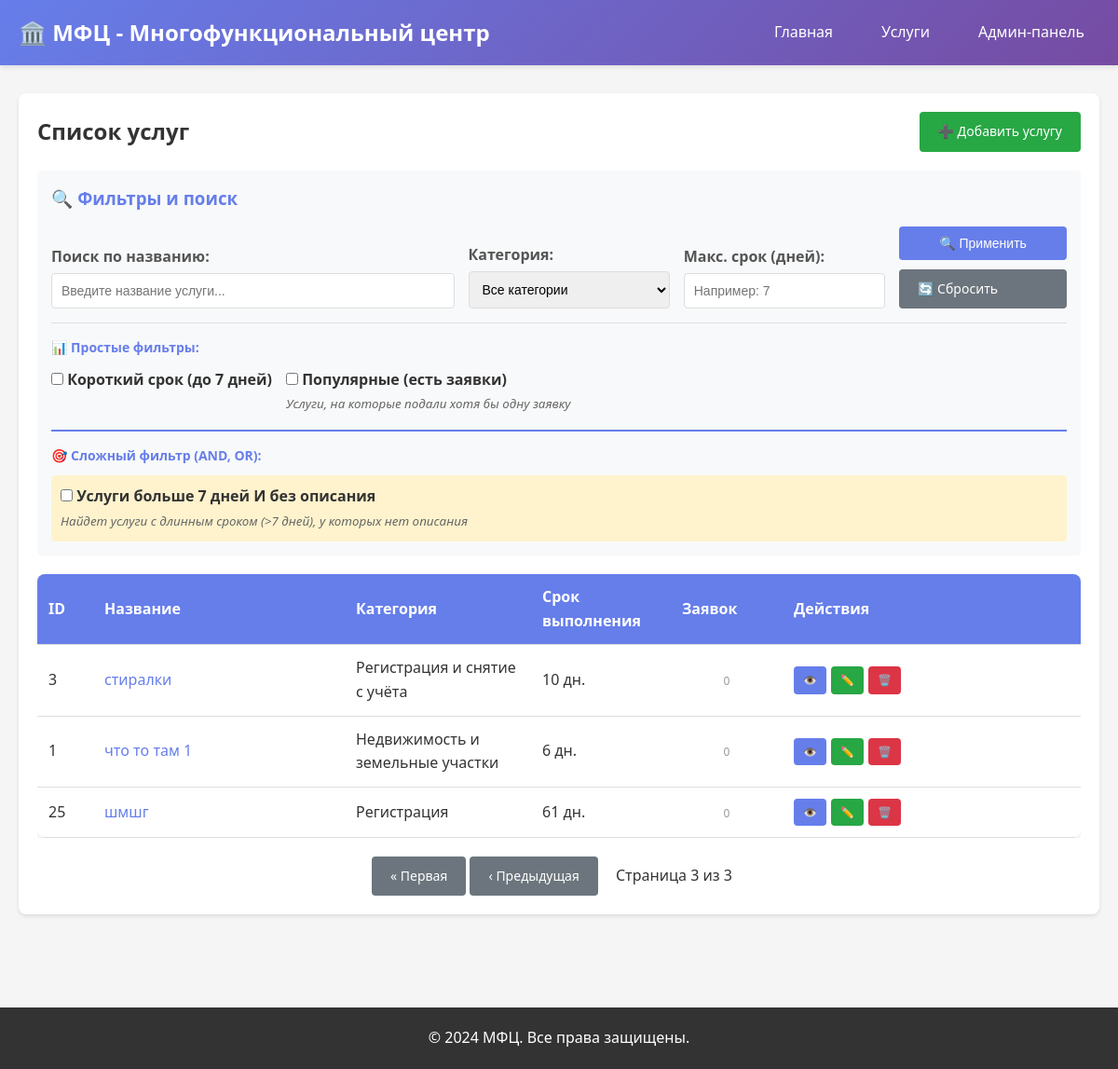
/services/?page=3, run on the app's committed database.
### mfc/models.py (models this page shows, shortened)
class Service(models.Model):
    name = models.CharField(
        max_length=200,
        verbose_name='Название услуги'
    )
    description = models.TextField(
        verbose_name='Описание',
        blank=True,
        null=True
    )
    category = models.ForeignKey(
        ServiceCategory,
        on_delete=models.CASCADE,
        verbose_name='Категория',
        related_name='services'
    )
    duration_days = models.PositiveIntegerField(
        verbose_name='Срок выполнения (дней)',
        validators=[MinValueValidator(1)],
        default=1  # type: ignore
    )
    offices = models.ManyToManyField(
        'MFCOffice',
        related_name='services',
        verbose_name='Отделения МФЦ',
        blank=True,
        help_text='Отделения, где предоставляется данная услуга'
    )
    history = HistoricalRecords()
    class Meta:
        verbose_name = 'Услуга'
        verbose_name_plural = 'Услуги'
        ordering = ['name']

class ServiceCategory(models.Model):
    name = models.CharField(
        max_length=200,
        verbose_name='Название категории',
        unique=True
    )
    description = models.TextField(
        verbose_name='Описание',
        blank=True,
        null=True
    )
    class Meta:
        verbose_name = 'Категория услуги'
        verbose_name_plural = 'Категории услуг'
        ordering = ['name']

### mfc/views.py (the view)
# urls.py: path('services/', views.ServiceListView.as_view(), name='service_list'),
class ServiceListView(ListView):
    model = Service
    template_name = 'mfc/service_list.html'
    context_object_name = 'services'
    paginate_by = 10
    def get_queryset(self):
        queryset = Service.objects.select_related('category').prefetch_related('requests').all()
        search_query = self.request.GET.get('search', '')
        if search_query:
            queryset = queryset.filter(name__icontains=search_query)
        category_id = self.request.GET.get('category', '')
        if category_id:
            queryset = queryset.filter(category_id=category_id)
        duration_max = self.request.GET.get('duration_max', '')
        if duration_max:
            try:
                queryset = queryset.filter(duration_days__lte=int(duration_max))
            except ValueError:
                pass
        short_duration = self.request.GET.get('short_duration', '')
        popular = self.request.GET.get('popular', '')
        if short_duration == 'on' and popular != 'on':
            queryset = queryset.filter(duration_days__lte=7)
        elif popular == 'on' and short_duration != 'on':
            queryset = queryset.filter(requests__isnull=False).distinct()
        elif short_duration == 'on' and popular == 'on':
            q_objects = Q(duration_days__lte=7) | Q(requests__isnull=False)
            queryset = queryset.filter(q_objects).distinct()
        complex_filter2 = self.request.GET.get('complex_filter2', '')
        if complex_filter2 == 'on':
            q_complex2 = Q(duration_days__gt=7) & (
                Q(description__isnull=True) | Q(description='')
            )
            queryset = queryset.filter(q_complex2).distinct()
        return queryset
    def get_context_data(self, **kwargs):
        context = super().get_context_data(**kwargs)
        from .models import ServiceCategory
        context['categories'] = ServiceCategory.objects.all()
        context['search_query'] = self.request.GET.get('search', '')
        context['selected_category'] = self.request.GET.get('category', '')
        context['duration_max'] = self.request.GET.get('duration_max', '')
        context['short_duration'] = self.request.GET.get('short_duration', '')
        context['popular'] = self.request.GET.get('popular', '')
        context['complex_filter2'] = self.request.GET.get('complex_filter2', '')
        query_dict = self.request.GET.copy()
        if 'page' in query_dict:
            del query_dict['page']
        context['query_string'] = query_dict.urlencode()
        return context

### mfc/templates/mfc/service_list.html (shortened to what this page needs)
{% extends 'mfc/base.html' %}
{% block content %}
<div class="card">
    <div style="display: flex; justify-content: space-between; align-items: center; margin-bottom: 20px;">
        <h2>Список услуг</h2>
        <a href="{% url 'mfc:service_create' %}" class="btn btn-success">➕ Добавить услугу</a>
    </div>
    <div style="margin-bottom: 20px; padding: 15px; background: #f8f9fa; border-radius: 4px;">
        <h3 style="margin-top: 0; margin-bottom: 15px; color: #667eea;">🔍 Фильтры и поиск</h3>
        <form method="get">
            <div style="display: grid; grid-template-columns: 2fr 1fr 1fr 180px; gap: 15px; align-items: end;">
                <div class="form-group" style="margin-bottom: 0; min-width: 0;">
                    <label for="search"><strong>Поиск по названию:</strong></label>
                    <input type="text" name="search" id="search" class="form-control"
                           value="{{ search_query }}" placeholder="Введите название услуги...">
                </div>
                <div class="form-group" style="margin-bottom: 0; min-width: 0;">
                    <label for="category"><strong>Категория:</strong></label>
                    <select name="category" id="category" class="form-control">
                        <option value="">Все категории</option>
                    </select>
                </div>
                <div class="form-group" style="margin-bottom: 0; min-width: 0;">
                    <label for="duration_max"><strong>Макс. срок (дней):</strong></label>
                    <input type="number" name="duration_max" id="duration_max" class="form-control"
                           value="{{ duration_max }}" placeholder="Например: 7" min="1">
                </div>
                <div style="display: flex; flex-direction: column; gap: 10px; min-width: 180px;">
                    <button type="submit" class="btn btn-primary" style="white-space: nowrap; width: 100%;">🔍 Применить</button>
                    <a href="{% url 'mfc:service_list' %}" class="btn btn-secondary" style="white-space: nowrap; width: 100%;">🔄 Сбросить</a>
                </div>
            </div>
            <div style="margin-top: 15px; padding-top: 15px; border-top: 1px solid #dee2e6;">
                <h4 style="margin-bottom: 10px; color: #667eea; font-size: 14px;">📊 Простые фильтры:</h4>
                <div style="display: flex; flex-wrap: wrap; gap: 15px;">
                    <div class="form-check" style="flex: 0 0 auto;">
                        <input type="checkbox" name="short_duration" id="short_duration" class="form-check-input"
                               {% if short_duration %}checked{% endif %}>
                        <label class="form-check-label" for="short_duration" style="cursor: pointer;">
                            <strong>Короткий срок (до 7 дней)</strong>
                        </label>
                    </div>
                    <div class="form-check" style="flex: 0 0 auto;">
                        <input type="checkbox" name="popular" id="popular" class="form-check-input"
                               {% if popular %}checked{% endif %}>
                        <label class="form-check-label" for="popular" style="cursor: pointer;">
                            <strong>Популярные (есть заявки)</strong>
                            <br>
                            <small style="color: #666; font-style: italic; font-weight: normal;">
                                Услуги, на которые подали хотя бы одну заявку
                            </small>
                        </label>
                    </div>
                </div>
            </div>
            <div style="margin-top: 15px; padding-top: 15px; border-top: 2px solid #667eea;">
                <h4 style="margin-bottom: 10px; color: #667eea; font-size: 14px;">🎯 Сложный фильтр (AND, OR):</h4>
                <div class="form-check" style="background: #fff3cd; padding: 10px; border-radius: 4px;">
                    <input type="checkbox" name="complex_filter2" id="complex_filter2" class="form-check-input"
                           {% if complex_filter2 %}checked{% endif %}>
                    <label class="form-check-label" for="complex_filter2" style="cursor: pointer;">
                        <strong>Услуги больше 7 дней И без описания</strong>
                        <br>
                        <small style="color: #666; font-style: italic;">
                            Найдет услуги с длинным сроком (>7 дней), у которых нет описания
                        </small>
                    </label>
                </div>
            </div>
        </form>
    </div>
    {% if services %}
        <div style="overflow-x: auto;">
            <table style="width: 100%; table-layout: fixed;">
                <thead>
                    <tr>
                        <th style="width: 60px;">ID</th>
                        <th style="width: auto;">Название</th>
                        <th style="width: 200px;">Категория</th>
                        <th style="width: 150px;">Срок выполнения</th>
                        <th style="width: 120px;">Заявок</th>
                        <th style="width: 320px;">Действия</th>
                    </tr>
                </thead>
                <tbody>
                    {% for service in services %}
                        <tr>
                            <td>{{ service.id }}</td>
                            <td style="overflow: hidden; text-overflow: ellipsis;">
                                <a href="{% url 'mfc:service_detail' service.pk %}" style="color: #667eea; text-decoration: none;">
                                    {{ service.name }}
                                </a>
                            </td>
                            <td style="overflow: hidden; text-overflow: ellipsis;">{{ service.category.name }}</td>
                            <td>{{ service.duration_days }} дн.</td>
                            <td style="text-align: center;">
                                {% with request_count=service.requests.count %}
                                    {% if request_count > 0 %}
                                        <span style="background: #28a745; color: white; padding: 4px 8px; border-radius: 12px; font-size: 12px; font-weight: bold;">
                                            {{ request_count }}
                                        </span>
                                    {% else %}
                                        <span style="color: #999; font-size: 12px;">0</span>
                                    {% endif %}
                                {% endwith %}
                            </td>
                            <td style="white-space: nowrap;">
                                <div style="display: flex; gap: 5px; flex-wrap: nowrap;">
                                    <a href="{% url 'mfc:service_detail' service.pk %}" class="btn btn-primary" style="padding: 5px 10px; font-size: 12px; flex-shrink: 0;">👁️</a>
                                    <a href="{% url 'mfc:service_update' service.pk %}" class="btn btn-success" style="padding: 5px 10px; font-size: 12px; flex-shrink: 0;">✏️</a>
                                    <a href="{% url 'mfc:service_delete' service.pk %}" class="btn btn-danger" style="padding: 5px 10px; font-size: 12px; flex-shrink: 0;">🗑️</a>
                                </div>
                            </td>
                        </tr>
                    {% endfor %}
                </tbody>
            </table>
        </div>
        {% if is_paginated %}
            <div style="margin-top: 20px; text-align: center;">
                {% if page_obj.has_previous %}
                    <a href="?{% if query_string %}{{ query_string }}&{% endif %}page=1" class="btn btn-secondary">« Первая</a>
                    <a href="?{% if query_string %}{{ query_string }}&{% endif %}page={{ page_obj.previous_page_number }}" class="btn btn-secondary">‹ Предыдущая</a>
                {% endif %}
                <span style="padding: 0 15px;">
                    Страница {{ page_obj.number }} из {{ page_obj.paginator.num_pages }}
                </span>
            </div>
        {% endif %}
    {% else %}
        <div class="empty-state">
            <p>Услуги не найдены.</p>
            <a href="{% url 'mfc:service_create' %}" class="btn btn-success" style="margin-top: 15px;">Добавить первую услугу</a>
        </div>
    {% endif %}
</div>
{% endblock %}

### mfc/templates/mfc/base.html (style rules this page uses)
* { margin: 0; padding: 0; box-sizing: border-box; }
body { font-family: 'Segoe UI', Tahoma, Geneva, Verdana, sans-serif; line-height: 1.6; color: #333; background-color: #f5f5f5; }
.btn { display: inline-block; padding: 10px 20px; text-decoration: none; border-radius: 4px; border: none; cursor: pointer; font-size: 14px; transition: all 0.3s; }
.btn-primary { background-color: #667eea; color: white; }
.btn-success { background-color: #28a745; color: white; }
.btn-danger { background-color: #dc3545; color: white; }
.btn-secondary { background-color: #6c757d; color: white; }
.card { background: white; border-radius: 8px; padding: 20px; margin-bottom: 20px; box-shadow: 0 2px 4px rgba(0,0,0,0.1); }
.form-group { margin-bottom: 20px; }
.form-group label { display: block; margin-bottom: 5px; font-weight: 600; color: #555; }
.form-control { width: 100%; padding: 10px; border: 1px solid #ddd; border-radius: 4px; font-size: 14px; }
table { width: 100%; border-collapse: collapse; background: white; border-radius: 8px; overflow: hidden; box-shadow: 0 2px 4px rgba(0,0,0,0.1); }
th, td { padding: 12px; text-align: left; border-bottom: 1px solid #ddd; }
th { background-color: #667eea; color: white; font-weight: 600; }

### data on the page
Service: id "3", name "стиралки", category.name "Регистрация и снятие с учёта", duration_days "10"
Service: id "1", name "что то там 1", category.name "Недвижимость и земельные участки", duration_days "6"
Service: id "25", name "шмшг", category.name "Регистрация", duration_days "61"

### other printed values
{{ page_obj.number }} "3"
{{ page_obj.paginator.num_pages }} "3"
